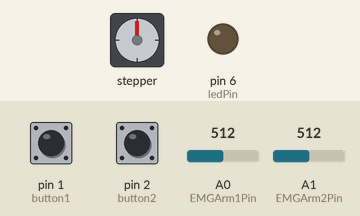
Recording of a sketch running on a simulated Arduino Uno, built with avr-gcc and run on an emulated ATmega328P. Parts: stepper motor, output pins drawn as LEDs (lit = HIGH). The test bench sets the inputs (shaded band); at power-on: pin 1 (button1) LOW, A1 (EMGArm2Pin) = 512, pin 2 (button2) HIGH, A0 (EMGArm1Pin) = 512. Stepper angles assume 200 steps per turn.

Above: at 0.1 s.
1.9 s: pin 1 (button1) pulled HIGH for 0.15 s
At 2.4 s:
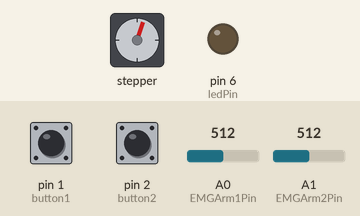
3.5 s: A1 (EMGArm2Pin) set to 716
6.5 s: pin 2 (button2) pulled LOW for 3.2 s
At 16.5 s:
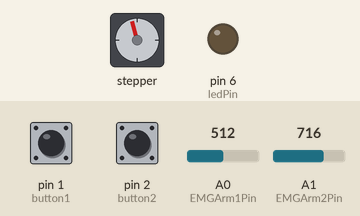
Timing chart, 0 to 20.0 s (numbered marks = the images above; inputs shaded):
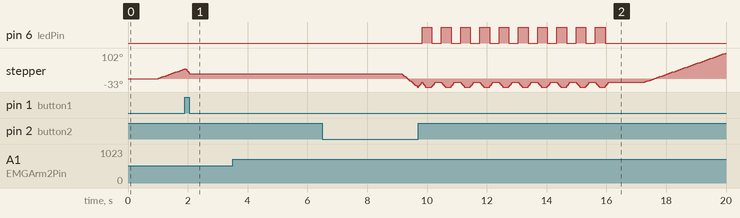

The sketch:

wrestlebrainiaMini.ino
```cpp
/*
  Wresltebrainia sketch
  Joel Voldman, MIT
  v3.0
  Written July 2014, updated June 2015 for Olimex boards
  Updated July 2015 for Adaptive thresholding, serial LCD

  Uses parts of Adafruit motor shield example files

  The LCD circuit:
 * LCD RX pin 1 to digital pin 8
 * LCD GND pin 2 to gnd
 * LCD VDD pin 3 to +5V
 */

// include libraries for Adafruit motor shield
#include <Wire.h>
#include <Adafruit_MotorShield.h>
#include "utility/Adafruit_MS_PWMServoDriver.h"
// include the library code to run the LCD display:
#include <serLCD.h>
#include <SoftwareSerial.h>

// Create the motor shield object with the default I2C address
Adafruit_MotorShield AFMS = Adafruit_MotorShield();
// Connect a stepper motor with 200 steps per revolution (1.8 degree)
// to motor port #1 (M1 and M2)
Adafruit_StepperMotor *myMotor = AFMS.getStepper(200, 1);

// initialize the library with the number of the interface pin
serLCD lcd(8);

// Define some constants
const int maxRPM = 25;           // maximum stepper RPM
const int ledPin =  6;           // the number of the pin connected to the LED
const int EMGArm1Pin = A0;       // Analog input pin to which one EMG board is connected
const int EMGArm2Pin = A1;       // Analog input pin to which the other EMG board is connected
const float readFilterFactor = 0.5;  // Strength of LP filter (0..1). 1 = no filter, lower gives more smoothing
const float limitsFilterFactor = 0.05;  // Strength of LP filter (0..1). 1 = no filter, lower gives more smoothing
const int button1 = 1;       // the number of the pushbutton pin
const int button2 = 2;       // the number of the pushbutton pin
const int EMGArraySize = 50;   // number of EMG readings to store
const int EMGSliceSize = 10; // number of smallest/largest EMG readings to use in setting min/max
const int minFactor = 2;

//Define some variables
int currentEMGArm1,currentEMGArm2;  // current readings
int EMGArm1[EMGArraySize];          // array holding EMG readings
int EMGArm2[EMGArraySize];
int EMGArm1Sorted[EMGArraySize];    // array holding sorted EMG readings
int EMGArm2Sorted[EMGArraySize];
int lastArm1Max = 0;   // hold old values of maxes and mins
int lastArm2Max = 0;
int lastArm1Min = 0;
int lastArm2Min = 0;
int arm1MaxMin, arm2MaxMin;         // maximal min values allowed
int midPoint;           // number of steps to where arm is vertical
int P1WinButton;        // buttons that determine each winner
int P2WinButton;
int arrayCounter1, arrayCounter2;   // index of array, used to implement queue
boolean start = 1;                  // determines whether a game is starting

// one-time setup function
void setup() {
  pinMode(ledPin, OUTPUT);        // initialize the LEDpin as an output
  pinMode(button1, INPUT);    // initialize the two pushbutton pins as inputs
  pinMode(button2, INPUT);

  AFMS.begin();  // motor create with the default frequency 1.6KHz
// Serial.begin(57600); // set up hardware serial for debugging

  goToMiddle();
  calibrate();  //run wrestlebrainia calibration procedure
}


// repeat indefinitely
void loop() {
  // For each arm, read the EMG signal and map it to between the min and max signals.  Allow those min and
  // max to drift around slowly to implement adaptive thresholds.  Then scale the signals between min and max,
  // and take the difference between the each arm.  Depending on the sign of the difference, move the
  // stepper motor in one direction or the other at a speed proportional to the difference.  After the
  // end of each motion, check to see if a button has been pressed thus indicating a winner.  If so, run
  // the celebration routine, and then reinitialize.

  if (start) {    // startup to tell players when wrestling begins
    lcd.clear();
    lcd.print("Wrestle in..");
    lcd.setCursor(2,1);
    lcd.print("3");
    delay(1000);
    lcd.print("..2");
    delay(1000);
    lcd.print("..1");
    delay(1000);
    lcd.print("..Go!");
    delay(500);
    start = 0;
  }

  int currentEMGArm1 = readRectifyAndEnvelope(EMGArm1Pin, currentEMGArm1);  //read each EMG signal
  arrayCounter1 = addToQueue(EMGArm1, currentEMGArm1, EMGArraySize, arrayCounter1); // add to queue
  int currentEMGArm2 = readRectifyAndEnvelope(EMGArm2Pin, currentEMGArm2);
  arrayCounter2 = addToQueue(EMGArm2, currentEMGArm2, EMGArraySize, arrayCounter2);

  for(int i=0;i<EMGArraySize;i++){      // copy to 2nd arrays for sorting
    EMGArm1Sorted[i] = EMGArm1[i];
    EMGArm2Sorted[i] = EMGArm2[i];
  }
  isort(EMGArm1Sorted,EMGArraySize);    // sort arrays
  isort(EMGArm2Sorted,EMGArraySize);

//  Serial.print("Arm1: ");
//  printArray(EMGArm1,EMGArraySize);
//  Serial.print("Arm2: ");
//  printArray(EMGArm2,EMGArraySize);
//  Serial.print("Arm1 sorted: ");
//  printArray(EMGArm1Sorted,EMGArraySize);
//  Serial.print("Arm2 sorted: ");
//  printArray(EMGArm2Sorted,EMGArraySize);

  int EMGArm1Min = getMin(EMGArm1Sorted, EMGSliceSize);                 // get local averages
  int EMGArm1Max = getMax(EMGArm1Sorted, EMGSliceSize, EMGArraySize);
  int EMGArm2Min = getMin(EMGArm2Sorted, EMGSliceSize);
  int EMGArm2Max = getMax(EMGArm2Sorted, EMGSliceSize, EMGArraySize);
  lastArm1Max = updateMax(currentEMGArm1, EMGArm1Max,lastArm1Max);      // update mins amd maxes
  lastArm2Max = updateMax(currentEMGArm2, EMGArm2Max,lastArm2Max);
  lastArm1Min = updateMin(currentEMGArm1, EMGArm1Min,lastArm1Min,arm1MaxMin);
  lastArm2Min = updateMin(currentEMGArm2, EMGArm2Min,lastArm2Min,arm2MaxMin);

// Serial.print("ARM1: current: ");
// Serial.print(currentEMGArm1);
// Serial.print("    last Min: ");
// Serial.print(lastArm1Min);
// Serial.print("    Max: ");
// Serial.print(lastArm1Max);
// Serial.println();
// Serial.print("ARM2: current: ");
// Serial.print(currentEMGArm2);
// Serial.print("    last Min: ");
// Serial.print(lastArm2Min);
// Serial.print("    Max: ");
// Serial.print(lastArm2Max);
// Serial.println();

  // Scale values to between 0..99
  int scaledEMGArm1 = map(currentEMGArm1, lastArm1Min, lastArm1Max, 0, 99);  //scale
  int scaledEMGArm2 = map(currentEMGArm2, lastArm2Min, lastArm2Max, 0, 99);
  int posscaledEMGArm1 = max(scaledEMGArm1,0);    // bound at zero, don't allow negative power
  int posscaledEMGArm2 = max(scaledEMGArm2,0);
  int raw1 = float(currentEMGArm1)/10.3;
  int min1 = float(lastArm1Min)/10.3;
  int max1 = float(lastArm1Max)/10.3;
  int raw2 = float(currentEMGArm2)/10.3;
  int min2 = float(lastArm2Min)/10.3;
  int max2 = float(lastArm2Max)/10.3;

  lcd.clear();
  lcd.print("P1: ");      //Player 1
  lcd.print(raw1);        //Raw signal
  lcd.print("..");
  lcd.print(min1);
  lcd.print("..");
  lcd.print(max1);
  lcd.print("..");
  lcd.print(posscaledEMGArm1);  //Scaled and bounded signal
  lcd.setCursor(2,1);
  lcd.print("P2: ");              //Player 2
  lcd.print(raw2);
  lcd.print("..");
  lcd.print(min2);
  lcd.print("..");
  lcd.print(max2);
  lcd.print("..");
  lcd.print(posscaledEMGArm2);  //Scaled and bounded signal

// Serial.print("ARM1Scaled: raw: ");
// Serial.print(raw1);
// Serial.print("    min: ");
// Serial.print(min1);
// Serial.print("    max: ");
// Serial.print(max1);
// Serial.print("    scaled: ");
// Serial.print(posscaledEMGArm1);
// Serial.println();
// Serial.print("ARM2Scaled: raw: ");
// Serial.print(raw2);
// Serial.print("    min: ");
// Serial.print(min2);
// Serial.print("    max: ");
// Serial.print(max2);
// Serial.print("    scaled: ");
// Serial.print(posscaledEMGArm2);
// Serial.println();

  //compare two EMG signals, then scale to fraction of maxRPM
  int relativeEMG = (posscaledEMGArm1 - posscaledEMGArm2) * maxRPM / 100;
// Serial.print("Relative: ");
// Serial.print(relativeEMG);
// Serial.println();

  if (relativeEMG > 0) {   //if Arm1 is winning, go one way
    myMotor->setSpeed(relativeEMG);
    myMotor->step(1, FORWARD, DOUBLE);
  }
  else if (relativeEMG < 0) { //else if Arm2 is winning, go the other way
    myMotor->setSpeed(abs(relativeEMG));    //relativeEMG is negative, need to make positive
    myMotor->step(1, BACKWARD, DOUBLE);
  }
  else { //if no one is winning
    delay(40);    // just wait a bit so we don't loop too quickly
  }

  int result = checkForWinner();    //check to see if a button has been pressed

  if (result != 0) {    //if so, celebrate and then reinitialize
    celebrate(result);
    goToMiddle();
    start = 1;          // set start to 1 because we are restarting
  }


}


//Below are subfunctions used in the setup() and loop() blocks

// Find the extents where the buttons are then the motor goes to the middle to start the game.
void goToMiddle() {
  int steps = 0;

  lcd.clear();
  lcd.print("Finding middle");
  lcd.setCursor(2,1);
  myMotor->setSpeed(maxRPM);

  //Find Player 2's win button
  while((digitalRead(button1) == LOW) && (digitalRead(button2) == LOW)){    //step the motor until we press a button
    myMotor->step(1, BACKWARD, DOUBLE);
    delay(30);
  }
  if (digitalRead(button2)==HIGH){
    P1WinButton = 1;
    P2WinButton = 2;
    lcd.print("P1=1");
    delay(1000);
  } else {
    P1WinButton = 2;
    P2WinButton = 1;
    lcd.print("P1=2");
    delay(1000);
  }

  //Find Player 1's win button
  while(digitalRead(P1WinButton) == LOW) {    //step the motor until the arm presses the other button
    myMotor->step(1, FORWARD, DOUBLE);
    delay(30);
    steps++;  //count steps
  }

  //go to the midpoint
  midPoint = steps/2;    //this tells us where the midpoint of the arm travel will be
  myMotor->step(midPoint, BACKWARD, DOUBLE);
}


// Measure for a while to set initial minimal values
void calibrate() {
  // Start relax calibration
  lcd.clear();
  lcd.print("Arm cal...");
  delay(1000);
  lcd.print("relax");

  for(int i=0; i < EMGArraySize; i++){      // Measure the EMG baseline signal
    currentEMGArm1 = readRectifyAndEnvelope(EMGArm1Pin, currentEMGArm1);      // read
    arrayCounter1 = addToQueue(EMGArm1, currentEMGArm1, EMGArraySize, arrayCounter1);
    lcd.setCursor(2,1);
    lcd.print("A1: ");
    lcd.print(currentEMGArm1);

    currentEMGArm2 = readRectifyAndEnvelope(EMGArm2Pin, currentEMGArm2);      // read
    arrayCounter2 = addToQueue(EMGArm2, currentEMGArm2, EMGArraySize, arrayCounter2);
    lcd.print(" A2: ");
    lcd.print(currentEMGArm2);

//    printArray(EMGArm1,EMGArraySize);
//    printArray(EMGArm2,EMGArraySize);
    delay(50);
  }

  for(int i=0;i<EMGArraySize;i++){      // copy to 2nd array for sorting
    EMGArm1Sorted[i] = EMGArm1[i];
    EMGArm2Sorted[i] = EMGArm2[i];
  }
  isort(EMGArm1Sorted,EMGArraySize);    // sort
  isort(EMGArm2Sorted,EMGArraySize);
  lastArm1Min = getMin(EMGArm1Sorted, EMGSliceSize);      // average of n smallest values
  lastArm2Min = getMin(EMGArm2Sorted, EMGSliceSize);
  arm1MaxMin = lastArm1Min * minFactor;                   // scale to set maximal min values
  arm2MaxMin = lastArm2Min * minFactor;
// printArray(EMGArm1Sorted,EMGArraySize);
// printArray(EMGArm2Sorted,EMGArraySize);
// Serial.print("Arm1 Min: ");
// Serial.print(lastArm1Min);
// Serial.println();
// Serial.print("Arm2 Min: ");
// Serial.print(lastArm2Min);
// Serial.println();

} // End calibration


//Returns the winner of the game.  If Arm1 has won,
//1 is returned. If Arm2 has won, 2 is returned.  If no one has won the
//game yet, a zero is returned.
int checkForWinner() {
  if (digitalRead(P1WinButton) == HIGH) {  // Check if their win button has been pressed
    lcd.clear();
    lcd.print("Player 1 wins!");
    return 1;
  } else if (digitalRead(P2WinButton) == HIGH) {
    lcd.clear();
    lcd.print("Player 2 wins!");
    return 2;
  }
  return 0;
}


//Celebration routine when someone wins. The motor first goes to the midpoint,
// then rotates back and forth a few times while the LED blinks on and off.
void celebrate(int winner) {

  myMotor->setSpeed(maxRPM);
  //Go to the midpoint
  if (winner==2) {    //If player 2 wins, then we need to move away from their button
    myMotor->step(midPoint, FORWARD, DOUBLE);
  }
  else {  //If player 1 wins, we need to move in the other direction
    myMotor->step(midPoint, BACKWARD, DOUBLE);
  }

  //Repeat 10x
  for(int i=0; i <10; i++) {
  digitalWrite(ledPin, HIGH);   // turn the LED on (HIGH is the voltage level)
  myMotor->step(10, BACKWARD, DOUBLE);  //rotate the motor a bit
  delay(200);               // pause
  digitalWrite(ledPin, LOW);    // turn the LED off by making the voltage LOW
  myMotor->step(10, FORWARD, DOUBLE);  //rotate the motor the other way
  delay(200);               // pause
  }
}


// Read, rectify, and envelope (smooth) the signal.
// Combine these operations into one function since they are always used together.
// To rectify, we take any values <512 and flip them so they are >512, so that values
// range from 512..1023. Then shift signals so they go from 0..511, and then scale by 2x
// so they span the full scale of 0..1023.
// To envelope, we use first-order recursive digital filter
int readRectifyAndEnvelope(int in, int old) {
  int r = analogRead(in);   // read

  if (r < 512){     //rectify
     r = 1023 - r;
   }
   r = (r - 512 ) << 1; //scale 2x
   int n = readFilterFactor * r + (1-readFilterFactor) * old; //envelope
   return n;
}


// Sort array from smallest to largest.  Simple insertion sort, starting with raw code from
// http://forum.arduino.cc/index.php?topic=49059.0
void isort(int *a, int n) {
 for (int i = 1; i < n; ++i)  {
   int j = a[i];
   int k;
   for (k = i - 1; (k >= 0) && (j < a[k]); k--) {
     a[k + 1] = a[k];
   }
   a[k + 1] = j;
 }
}


// Add last reading to queue array, throw out oldest reading
int addToQueue(int *a, int r, int s, int c) {
  a[c] = r;     // insert current reading r into place in a determined by c
  c++;          // increment c and wrap around if needed
  if (c==s) c=0;
  return c;     // return index c to keep track of where we are
  }


// Return the mean of the s smallest values of sorted array a
int getMin(int a[], int s) {
  int m=0;
  for(int i=0; i<s;i++){
    m += a[i];
  }
  return m / s;
}


// Return the mean of the s largest values of sorted array a of size l
int getMax(int a[], int s, int l) {
  int m=0;
  for(int i=0; i<s;i++){
    m += a[l-1-i];
  }
  return m / s;
}


// Update maximum value.  If our current value c is bigger than the last max value l, then
// replace l with c.  If not, then we allow the max to drift downward based on the recent
// average max ra and the time constant determined by filterfactor.
int updateMax(int c, int ra, int l) {
  if (c >= l) {
    return c;
  } else {
    return limitsFilterFactor * ra + (1-limitsFilterFactor) * l;
  }
}


// Update minimum value.  If our current value c is smaller than the last min value l,
// replace l with c.  If not, then we allow the min to drift upward based on the recent
// average min ra and the time constant determined by filterfactor. The min cannot go above
// a value determined by the maxmin i.
int updateMin(int c, int ra, int l, int i) {
  if (c <= l) {
    return c;
  } else {
    int n = limitsFilterFactor * ra + (1-limitsFilterFactor) * l;
    return min(i,n);
  }
}

// Utility function to print array to serial when debugging.
void printArray(int *a, int n)
{
 for (int i = 0; i < n; i++)
 {
 // Serial.print(a[i], DEC);
 // Serial.print(", ");
 }
// Serial.println();
}
```

Measured:
- after the input at 3.5 s, every drawn part: stays the same
